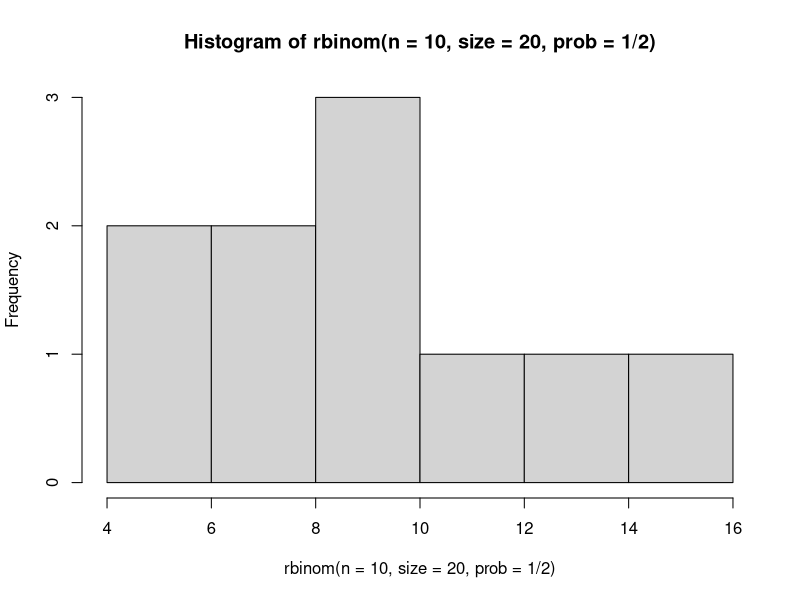
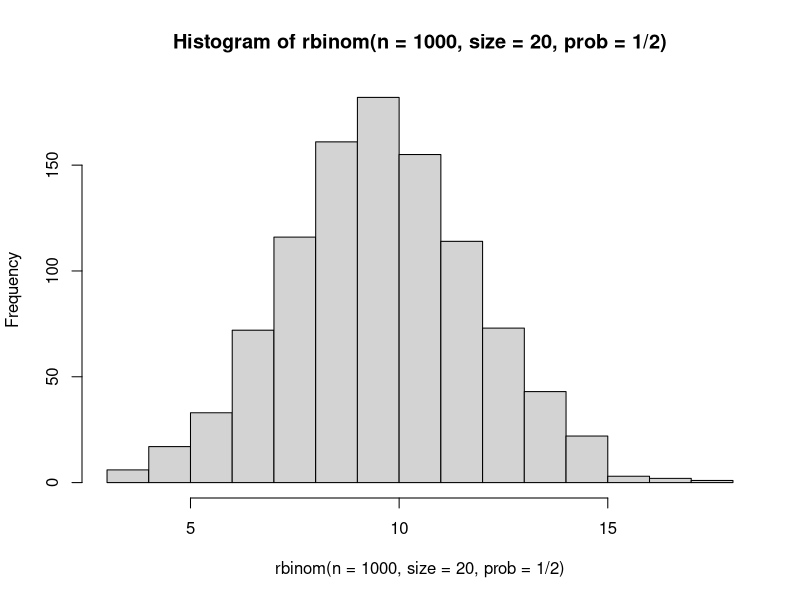
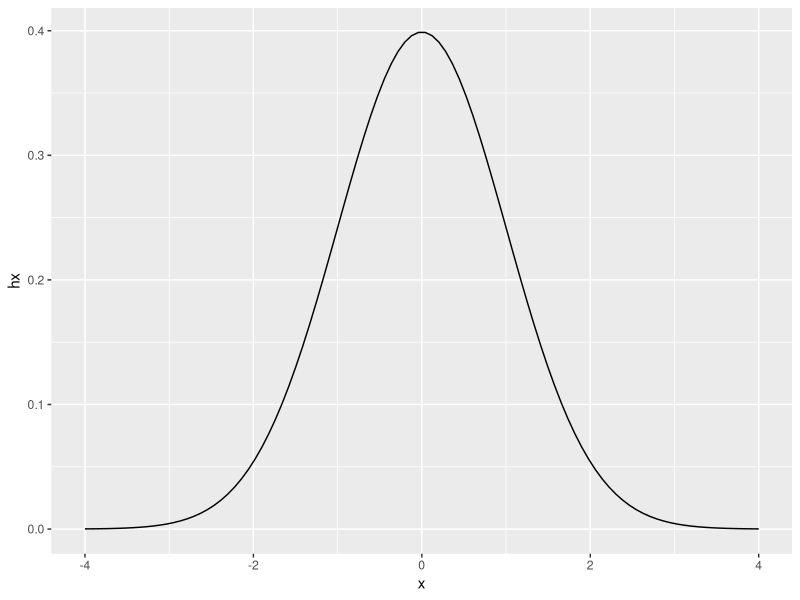
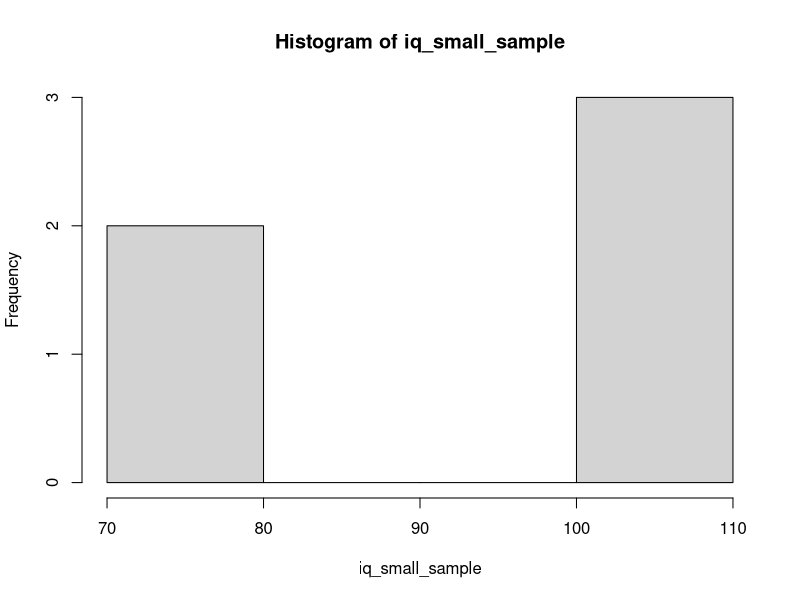
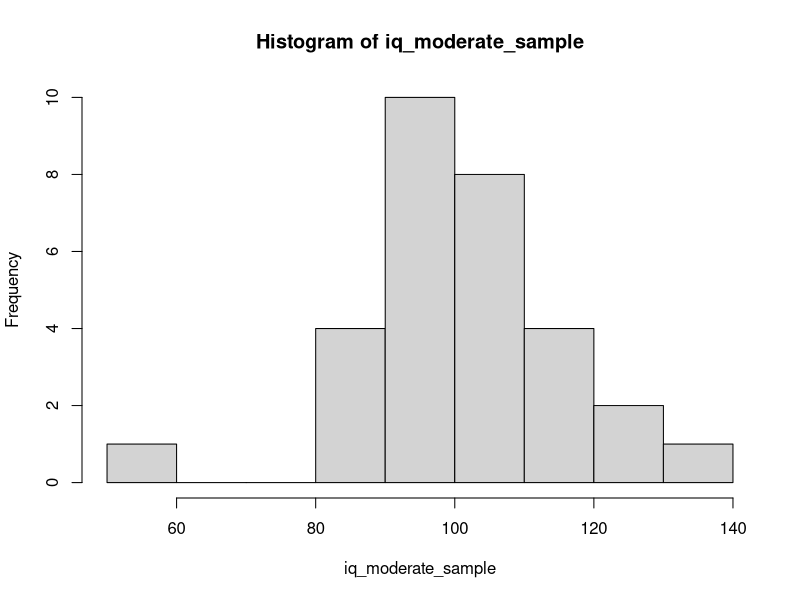
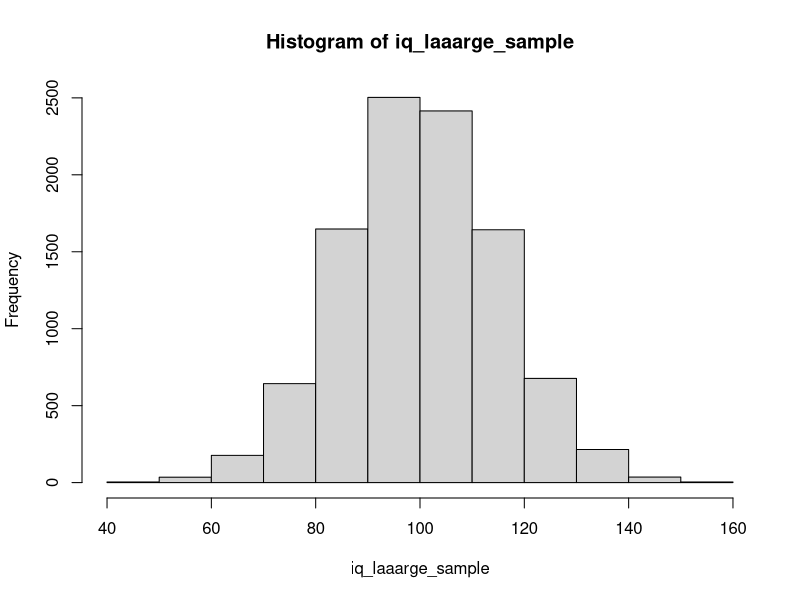
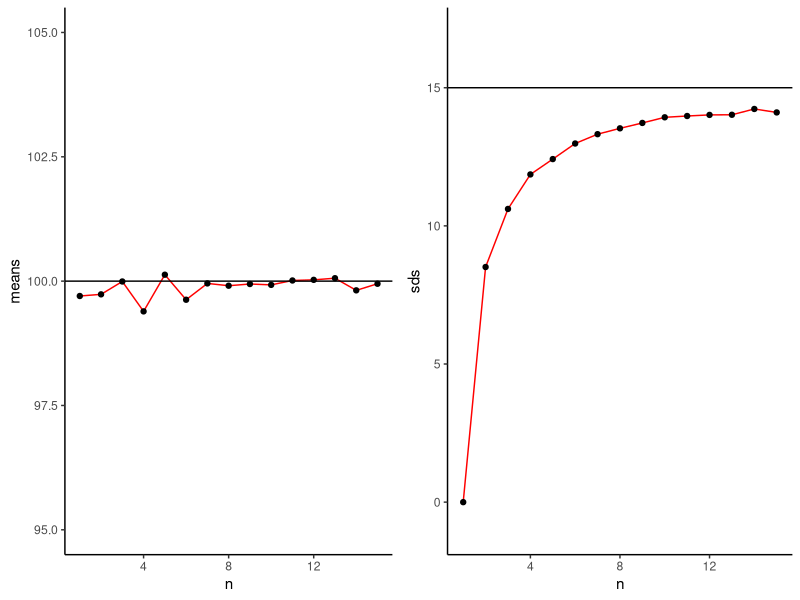

Write the R code that produced these figures, in order.
## ---- chunk 1
knitr::opts_chunk$set(echo = TRUE, warning=FALSE, message=FALSE)
## ---- chunk 2
dbinom(x=1, size= 2, prob = 1/2 )
## ---- chunk 3
dbinom(x = 1, size = 3, prob=1/2)
## ---- chunk 4
dbinom(x = 3, size = 3, prob=1/2)
## ---- chunk 5
dbinom(x = 2, size = 3, prob=1/2)
## ---- chunk 6
dbinom(x = 5, size = 6, prob=1/2)
## ---- chunk 7
dbinom(x = 5, size = 6, prob=1/2) + dbinom(x = 2, size = 6, prob=1/2)
## ---- chunk 8
dbinom(x = 0, size = 3, prob=1/2) + dbinom(x = 1, size = 3, prob=1/2) + dbinom(x = 2, size = 3, prob=1/2)
## ---- chunk 9
1-dbinom(x = 0, size = 3, prob=1/2)
## ---- chunk 10
pbinom(q = 0, size = 3, prob=1/2, lower.tail = FALSE)
## ---- chunk 11
pbinom(q = 1, size = 3, prob=1/2, lower.tail = TRUE)
## ---- chunk 12
dbinom(x = 0, size = 3, prob=1/2) + dbinom(x = 1, size = 3, prob=1/2)
## ---- chunk 13
rbinom(n=10, size=1, prob=1/2)
## ---- chunk 14
rbinom(n=10, size = 20, prob = 1/2 )
## ---- chunk 15
hist(rbinom( n = 10, size = 20, prob = 1/2 ))
## ---- chunk 16
hist(rbinom( n = 1000, size = 20, prob = 1/2 ))
## ---- chunk 17
x <- seq(-4, 4, length=100)
hx <- dnorm(x)
mydf <- data.frame(x, hx)

library(ggplot2)
ggplot(data=mydf, aes(x=x, y=hx)) + geom_line()
## ---- chunk 18
pnorm(0, mean = 0, sd = 1, lower.tail=TRUE)
## ---- chunk 19
pnorm(1, mean = 0, sd = 1, lower.tail=FALSE)
## ---- chunk 20
pnorm(1, mean = 0, sd = 1, lower.tail=TRUE)- pnorm(-1, mean = 0, sd = 1, lower.tail=TRUE)
## ---- chunk 21
rnorm(n=10, mean=0, sd=1)
## ---- chunk 22
numbers <- rnorm(n=10, mean=0, sd=1)
mean(numbers > -1 & numbers < 1)
## ---- chunk 23
numbers <- rnorm(n=10000, mean=0, sd=1)
mean(numbers > -1 & numbers < 1)
## ---- chunk 24
pnorm(125, mean = 100, sd = 15, lower.tail=TRUE)
## ---- chunk 25
pnorm(110, mean = 100, sd = 15, lower.tail=FALSE)
## ---- chunk 26
pnorm(125, mean = 100, sd = 15, lower.tail=TRUE) - pnorm(110, mean = 100, sd = 15, lower.tail=TRUE)
## ---- chunk 27
qnorm(.158, mean=0, sd=1, lower.tail = TRUE)
## ---- chunk 28
qnorm(.158, mean=0, sd=1, lower.tail = FALSE)
## ---- chunk 29
qnorm(.25, mean = 100, sd = 15, lower.tail = TRUE)
## ---- chunk 30
iq_small_sample <- round(rnorm(n=5, mean=100, sd=15))
hist(iq_small_sample)
## ---- chunk 31
mean(iq_small_sample)
sqrt(sum((iq_small_sample-mean(iq_small_sample))^2)/(length(iq_small_sample))) # population but divide by N
## ---- chunk 32
iq_moderate_sample <- rnorm(n=30, mean=100, sd=15)
hist(iq_moderate_sample)
## ---- chunk 33
mean(iq_moderate_sample)
sqrt(sum((iq_moderate_sample-mean(iq_moderate_sample))^2)/(length(iq_moderate_sample)))
## ---- chunk 34
iq_laaarge_sample <- rnorm(n=10000, mean=100, sd=15)
hist(iq_laaarge_sample)
## ---- chunk 35
mean(iq_laaarge_sample)
sqrt(sum((iq_laaarge_sample-mean(iq_laaarge_sample))^2)/(length(iq_laaarge_sample)))
## ---- chunk 36
sqrt(sum((iq_small_sample-mean(iq_small_sample))^2)/(length(iq_small_sample)))
## ---- chunk 37
sd(iq_small_sample)
## ---- chunk 38
n_experiments <- 1000 # we will conduct X experiments each time
n_samples <- c(1:15) # we will start with a sample size of 1 until X
means_of_sample_n <- c()
sds_uncorrected_of_sample_n <- c() 

for (this_sample_n in n_samples) {
  this_sample_means <- c()
  this_sample_sds_uncorrected <- c()
  for (i in 1:n_experiments) {
    iq_sample <- rnorm(n=this_sample_n, mean=100, sd=15)
    this_sample_means[i] <- mean(iq_sample)
    this_sample_sds_uncorrected[i] <- sqrt(sum((iq_sample-mean(iq_sample))^2)/(length(iq_sample)))   
  }
  means_of_sample_n[this_sample_n] <- mean(this_sample_means)
  sds_uncorrected_of_sample_n[this_sample_n] <- mean(this_sample_sds_uncorrected)
}
## ---- chunk 39
#install.packages('ggpubr')
library(ggpubr)

results <- data.frame(n=n_samples, 
                      means=means_of_sample_n, 
                      sds=sds_uncorrected_of_sample_n)

g1 <- ggplot(results, aes(x=n, y=means))+ 
  geom_line(color='red') +
  geom_point() + 
  geom_hline(yintercept = 100) + 
  ylim(c(95, 105)) + 
  theme_classic()
g2 <- ggplot(results, aes(x=n, y=sds))+ 
  geom_line(color='red') + 
  geom_point() +  
  geom_hline(yintercept = 15) + 
  ylim(c(-1, 17)) + 
  theme_classic()

ggarrange(g1, g2, ncol = 2, nrow = 1)
